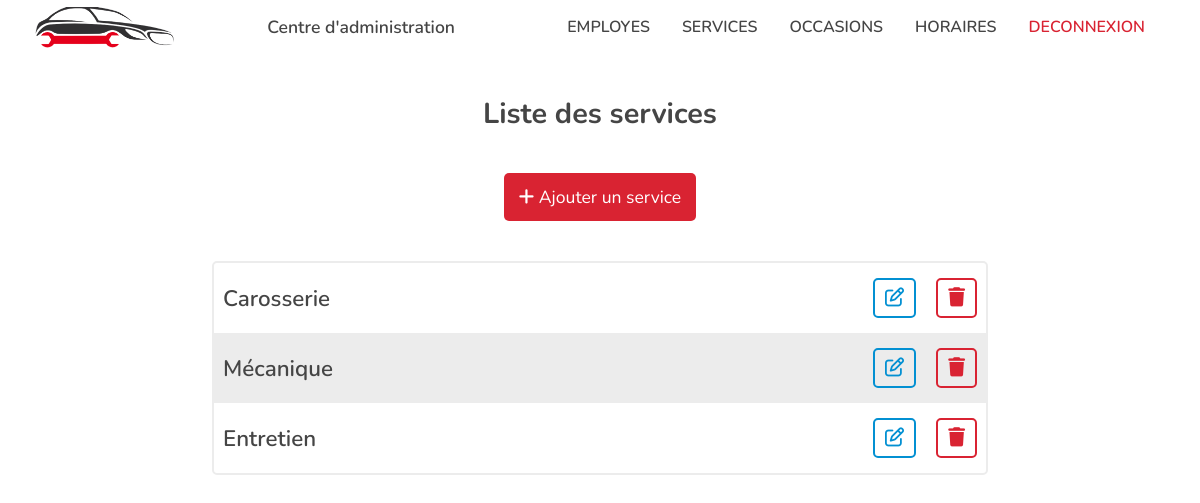
The app's page /services-admin.php (signed in) with its own data.
### tables this page shows
CREATE TABLE IF NOT EXISTS services
(
    id INT PRIMARY KEY AUTO_INCREMENT NOT NULL,
    title VARCHAR(255) NOT NULL,
    description TEXT NOT NULL
);

### actions/services/getServicesAction.php (called while the page is built)
<?php
require('actions/database.php');
$getServices = $bdd->query('SELECT * FROM services ORDER BY id');

### services-admin.php (the view, shortened to what this page needs)
<?php
require('actions/services/getServicesAction.php');
include 'pages/includes/html-head.php';
?>
    <body>
            <?php include 'pages/includes/navbar-admin.php'; ?>
            <div class="admin-section services-management">
                    <div class="admin-title">Liste des services</div>
                    <a href="./new-service.php" class="create-btn" id="create-service"><i class="fas fa-plus"></i> Ajouter un service</a>
                    <ul class="services-list">
                    <?php while($service = $getServices->fetch()){ ?>
                        <li class="list-item">
                            <div class="service-infos">
                                <span class="service-title"><?= $service['title']; ?></span>
                            </div>
                            <div class="service-btns">
                                <a href="edit-service.php?id=<?= $service['id']; ?>" class="modify-btn"><i class="far fa-edit"></i></a>
                                <a href="./actions/services/deleteServiceAction.php?id=<?= $service['id']; ?>" class="delete-btn"><i class="fas fa-trash"></i></a>
                            </div>
                        </li>
                    <?php } ?>
                </ul>
            </div>
    </body>
</html>

### src/style.css (style rules this page uses)
*, *::after, *::before { margin: 0; padding: 0; box-sizing: border-box; text-decoration: none; list-style: none; scroll-behavior: smooth; }
body { font-family: "Nunito", sans-serif, "arial", sans-serif; color: #454545; }
body a { color: inherit; text-decoration: none; }
body .admin-section { width: 100%; margin: 0; display: flex; flex-direction: column; padding: 40px 12px; }
body .admin-section .admin-title { margin: 0 auto 40px; font-size: 1.8rem; font-weight: 700; }
body .admin-section .modify-btn, body .admin-section .delete-btn, body .admin-section .return-btn { font-size: 1.2rem; padding: 5px 10px; background-color: transparent; border-radius: 5px; text-align: center; }
body .admin-section .modify-btn { border: 2px solid #0390d2; color: #0390d2; }
body .admin-section .delete-btn { border: 2px solid #d92332; color: #d92332; }
body .create-btn { width: fit-content; margin: 0 auto; padding: 12px 15px; border-radius: 5px; border: none; color: #ffffff; background-color: #d92332; font-size: 1.1rem; cursor: pointer; }
@media screen and (min-width: 700px) { body .admin-section { max-width: 800px; margin: 0 auto; } }
@media screen and (min-width: 700px) { body .admin-section .modify-btn, body .admin-section .delete-btn { width: fit-content; } }
.services-management .services-list { margin: 40px 0; border: 2px solid #ececec; border-radius: 5px; }
.services-management .services-list .list-item { display: flex; align-items: center; justify-content: space-between; padding: 10px 4px; }
.services-management .services-list .list-item:nth-child(2n) { background-color: #ececec; }
.services-management .services-list .list-item .service-infos, .services-management .services-list .list-item .service-btns { display: flex; gap: 8px; font-size: 1.1rem; padding: 5px; flex: 1; }
.services-management .services-list .list-item .service-title { font-weight: 600; font-size: 1.4rem; }
.services-management .services-list .list-item .service-btns { justify-content: end; }
@media screen and (min-width: 700px) { .services-management .services-list { width: 100%; margin: 40px auto; } }
@media screen and (min-width: 700px) { .services-management .services-list .list-item .service-infos { gap: 12px; } }
@media screen and (min-width: 700px) { .services-management .services-list .list-item .service-btns { display: flex; gap: 20px; } }

### records on screen
services: title "Carosserie"
services: title "Mécanique"
services: title "Entretien"
